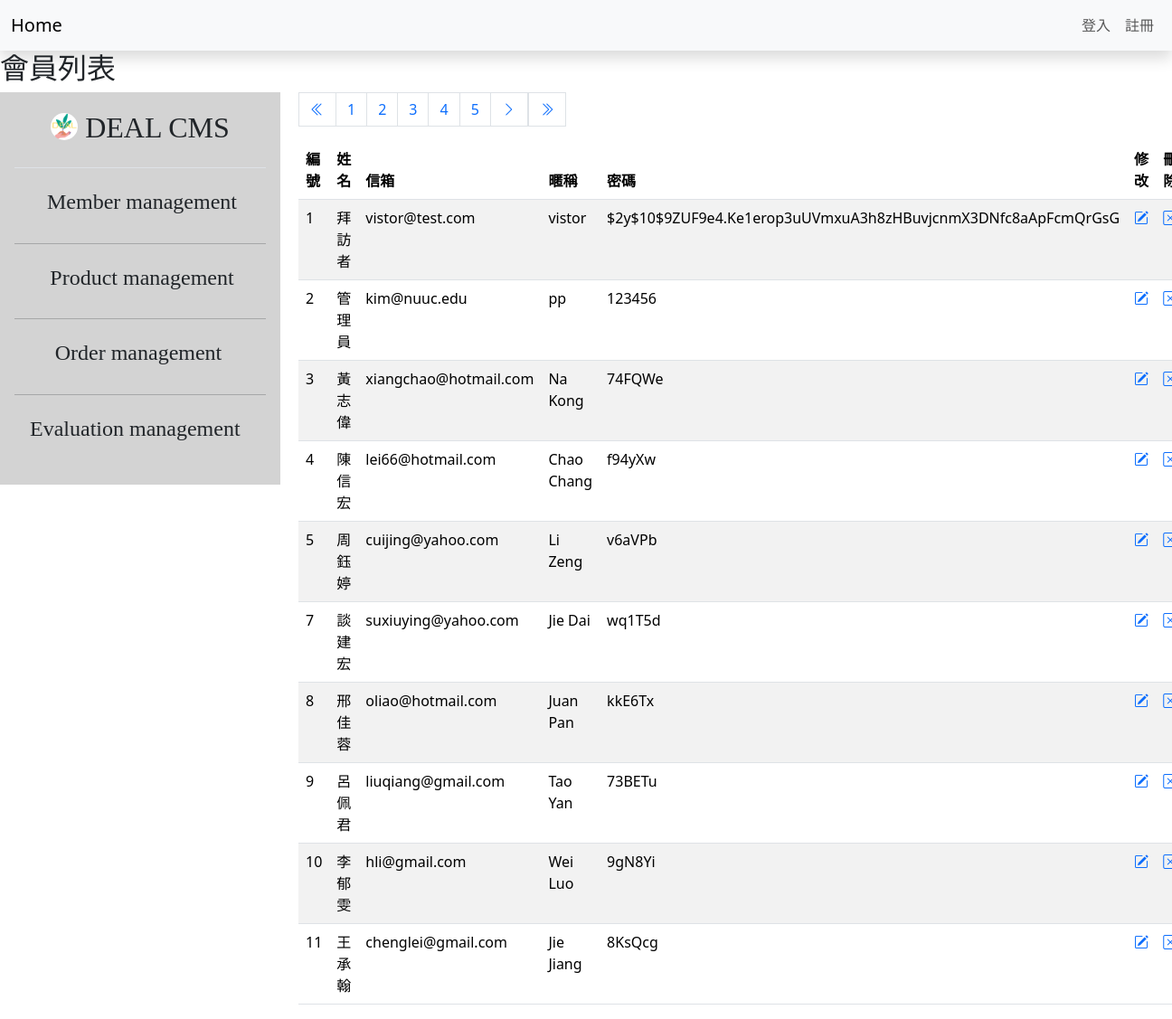
Page /member_admin.php on the committed database.
### tables this page shows
CREATE TABLE `members` (
  `id` int NOT NULL,
  `name` varchar(255) DEFAULT NULL,
  `email` varchar(255) NOT NULL,
  `nickname` varchar(200) NOT NULL,
  `password` varchar(200) NOT NULL
);

### member_admin.php (the view, shortened to what this page needs)
<?php require __DIR__ . "/parts/db_link.php";
$title = '會員列表';
$page = isset($_GET["page"]) ? intval($_GET["page"]) : 1;
$perpage = 10;
$total_sql = " SELECT count(1) FROM members ";
$total_rows = $pdo->query($total_sql)->fetch(PDO::FETCH_NUM)[0];
$total_pages = ceil($total_rows / $perpage);
$sql = sprintf("SELECT * FROM members  LIMIT %s,%s ", ($page - 1) * $perpage, $perpage);
$stmt = $pdo->prepare($sql);
$stmt->execute();
$rows = $stmt->fetchAll(PDO::FETCH_ASSOC);
?>
<?php include __DIR__ . "/parts/header.php" ?>
<?php include __DIR__ . "/parts/navbar.php" ?>
<h2><?= $title ?></h2>
<div class="contain">
  <div class="row">
    <div class="col-3">
      <?php include __DIR__ . "/parts/sidebar.php" ?>
    </div>
    <div class="col-9">
      <div class="row">
        <div class="col">
          <nav aria-label="Page navigation example">
            <ul class="pagination">
              <li>
                <a class="page-link" href="?page=<?= 1 ?>" aria-label="Next">
                  <i class="bi bi-chevron-double-left"></i>
                </a>
              </li>
              <?php if ($page - 2 < 1): ?>
                <?php for ($i = 1; $i <= 5; $i++): ?>
                  <li class="page-item"><a class="page-link" href="?page=<?= $i ?>"><?= $i ?></a></li>
                <?php endfor ?>
              <?php elseif ($page + 2 > $total_pages): ?>
                <?php for ($i = $total_pages - 4; $i <= $total_pages; $i++): ?>
                  <li class="page-item"><a class="page-link" href="?page=<?= $i ?>"><?= $i ?></a></li>
                <?php endfor ?>
              <?php endif ?>
              <li class="page-item">
                <?php if ($page < $total_pages): ?>
                  <a class="page-link" href="?page=<?= $page + 1 ?>" aria-label="Next">
                    <i class="bi bi-chevron-right"></i>
                  </a>
                <?php endif ?>
              </li>
              <li>
                <a class="page-link" href="?page=<?= $total_pages ?>" aria-label="Next">
                  <i class="bi bi-chevron-double-right"></i>
                </a>
              </li>
            </ul>
          </nav>
        </div>
        <div class="col-9">
          <table class="table table-striped">
            <thead>
              <tr>
                <th scope="col">編號</th>
                <th scope="col">姓名</th>
                <th scope="col">信箱</th>
                <th scope="col">暱稱</th>
                <th scope="col">密碼</th>
                <th scope="col">修改</th>
                <th scope="col">刪除</th>
              </tr>
            </thead>
            <tbody>
              <?php foreach ($rows as $r): ?>
                <tr>
                  <td><?= $r["id"] ?></td>
                  <td><?= $r["name"] ?></td>
                  <td><?= $r["email"] ?></td>
                  <td><?= $r["nickname"] ?></td>
                  <td><?= $r["password"] ?></td>
                  <td><a href="member_edit.php?sid=<?= $r["id"] ?>"><i class="bi bi-pencil-square"></i></a></td>
                  <td><a href="javascript: deleteIt(<?= $r["id"] ?>)"><i class="bi bi-x-square"></i></a></td>
                </tr>
              <?php endforeach ?>
            </tbody>
          </table>
        </div>
      </div>
    </div>
  </div>
</div>
<?php include __DIR__ . "/parts/footer.php" ?>

### rows in the picture
members: id "1", name "拜訪者", email "vistor@test.com", nickname "vistor", password "$2y$10$9ZUF9e4.Ke1erop3uUVmxuA3h8zHBuvjcnmX3DNfc8aApFcmQrGsG"
members: id "2", name "管理員", email "kim@nuuc.edu", nickname "pp", password "123456"
members: id "3", name "黃志偉", email "xiangchao@hotmail.com", nickname "Na Kong", password "74FQWe"
members: id "4", name "陳信宏", email "lei66@hotmail.com", nickname "Chao Chang", password "f94yXw"
members: id "5", name "周鈺婷", email "cuijing@yahoo.com", nickname "Li Zeng", password "v6aVPb"
members: id "7", name "談建宏", email "suxiuying@yahoo.com", nickname "Jie Dai", password "wq1T5d"
members: id "8", name "邢佳蓉", email "oliao@hotmail.com", nickname "Juan Pan", password "kkE6Tx"
members: id "9", name "呂佩君", email "liuqiang@gmail.com", nickname "Tao Yan", password "73BETu"
members: id "10", name "李郁雯", email "hli@gmail.com", nickname "Wei Luo", password "9gN8Yi"
members: id "11", name "王承翰", email "chenglei@gmail.com", nickname "Jie Jiang", password "8KsQcg"

### other values in the picture
$title "會員列表"
